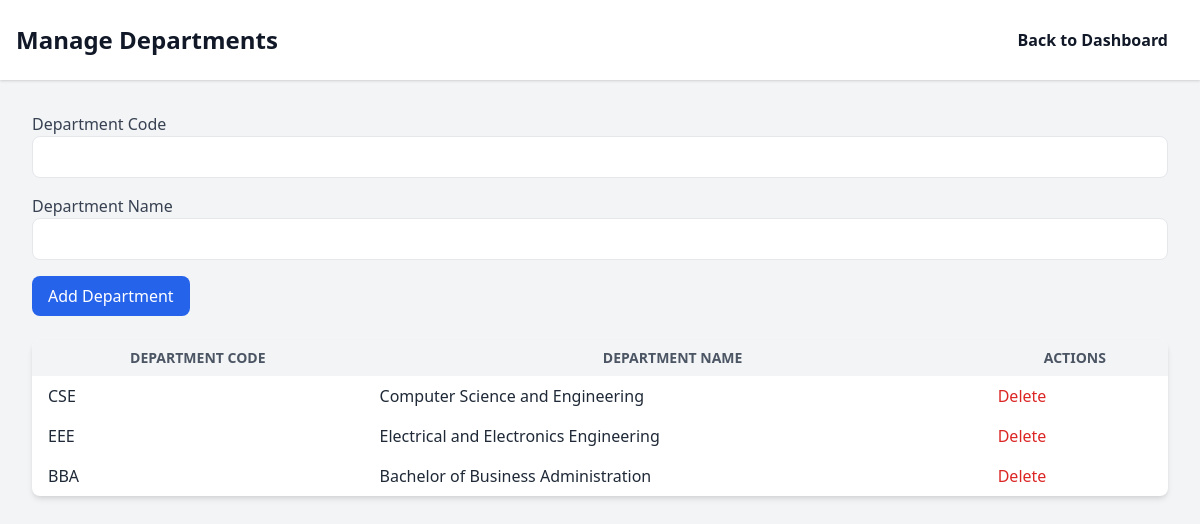
The app's page /pages/manage_departments.php with its own data.
### tables this page shows
CREATE TABLE `departments` (
  `id` int(11) NOT NULL,
  `department_code` varchar(10) NOT NULL,
  `department_name` varchar(100) NOT NULL
);

### pages/manage_departments.php (the view, shortened to what this page needs)
<?php
include 'db.php';
$sql = "SELECT * FROM departments";
$result = $conn->query($sql);
?>
<!DOCTYPE html>
<html lang="en">
<head>
    <link href="https://cdn.jsdelivr.net/npm/tailwindcss@2.2.19/dist/tailwind.min.css" rel="stylesheet">
</head>
<body class="bg-gray-100 text-gray-800">
<header class="bg-white shadow">
    <div class="max-w-7xl mx-auto px-4 py-6 flex justify-between items-center">
        <h1 class="text-2xl font-bold text-gray-900">Manage Departments</h1>
        <nav>
            <a href="manager_dashboard.php" class="text-gray-900 hover:text-blue-600 font-bold py-2 px-4">Back to Dashboard</a>
        </nav>
    </div>
</header>
<div class="max-w-7xl mx-auto p-8">
    <form action="manage_departments.php" method="POST" class="mb-6">
        <label for="department_code" class="block text-gray-700">Department Code</label>
        <input type="text" name="department_code" id="department_code" class="w-full px-4 py-2 border rounded-lg mb-4" required>
        <label for="department_name" class="block text-gray-700">Department Name</label>
        <input type="text" name="department_name" id="department_name" class="w-full px-4 py-2 border rounded-lg mb-4" required>
        <button type="submit" name="add_department" class="bg-blue-600 text-white px-4 py-2 rounded-lg">Add Department</button>
    </form>
    <table class="min-w-full bg-white shadow-md rounded-lg overflow-hidden">
        <thead>
            <tr>
                <th class="py-2 px-4 bg-gray-100 font-bold uppercase text-sm text-gray-600">Department Code</th>
                <th class="py-2 px-4 bg-gray-100 font-bold uppercase text-sm text-gray-600">Department Name</th>
                <th class="py-2 px-4 bg-gray-100 font-bold uppercase text-sm text-gray-600">Actions</th>
            </tr>
        </thead>
        <tbody>
            <?php while ($row = $result->fetch_assoc()): ?>
            <tr>
                <td class="py-2 px-4"><?php echo $row['department_code']; ?></td>
                <td class="py-2 px-4"><?php echo $row['department_name']; ?></td>
                <td class="py-2 px-4">
                    <a href="manage_departments.php?delete_id=<?php echo $row['id']; ?>" class="text-red-600">Delete</a>
                </td>
            </tr>
            <?php endwhile; ?>
        </tbody>
    </table>
</div>
</body>
</html>

### records on screen
departments: department_code "CSE", department_name "Computer Science and Engineering"
departments: department_code "EEE", department_name "Electrical and Electronics Engineering"
departments: department_code "BBA", department_name "Bachelor of Business Administration"
